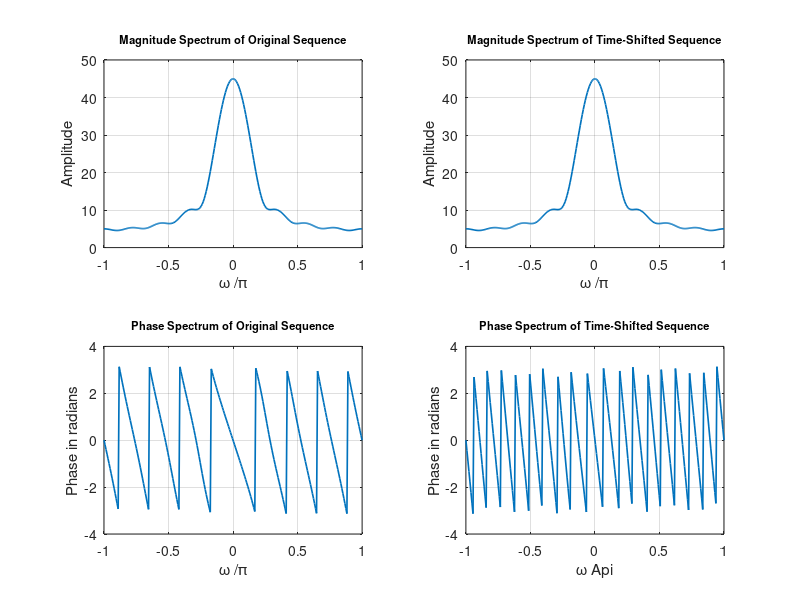

Source code (MATLAB):
w = -pi: 2*pi/255:pi; %freqency vector for evaluating DTFT
D = 10; %Amount of time shift in samples
num = [1 2 3 4 5 6 7 8 9];
% hi is the DTFT of original sequence
% h2 is the DTFT of the time shifted sequence
h1 = freqz(num, 1, w);
h2 = freqz([zeros(1,D) num], 1, w);
subplot (2,2,1)
%plot the DTFT magnitude of the original sequence
plot (w/pi, abs (h1),'LineWidth',1.2);grid
title('Magnitude Spectrum of Original Sequence', 'FontSize', 8)
xlabel ('\omega /\pi');
ylabel('Amplitude');
%plot the DTFT magnitude of the shifted sequence
subplot (2,2,2)
plot (w/pi, abs (h2),'LineWidth',1.2);grid
title ('Magnitude Spectrum of Time-Shifted Sequence', 'FontSize',8)
xlabel ('\omega /\pi');
ylabel ('Amplitude');
%plot the DTFT phase of the original sequence
subplot (2,2,3)
plot (w/pi, angle (h1),'LineWidth',1.2);grid
title('Phase Spectrum of Original Sequence', 'FontSize', 8)
xlabel ('\omega /\pi');
ylabel ('Phase in radians');
%plot the DTFT phase of the shifted sequence
subplot (2,2,4)
plot (w/pi, angle (h2),'LineWidth',1.2);grid
title('Phase Spectrum of Time-Shifted Sequence', 'FontSize', 8)
xlabel ('\omega Api');
ylabel ('Phase in radians');